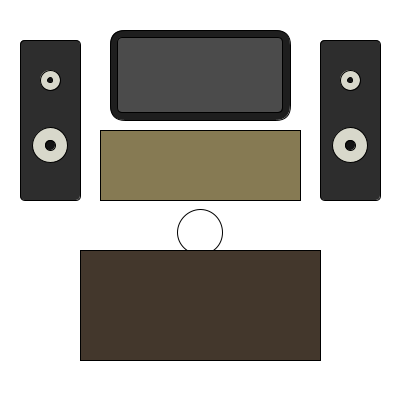
Frame 1 (no input)
Frame 60 (the mouse pressed at the canvas centre just before this capture): identical to frame 1, image omitted
Frame 120 (the mouse held since frame 60 and released just before this capture): identical to frame 1, image omitted

The Processing sketch that drew this single still picture (run headless with seeded random() and noise(); from frame 60 on, the mouse is pressed at the canvas centre):

// Processing sketch: processing_132049
// ── processing_132049.pde

void setup(){
  size (400,400);
}

int R = 75; // grey off tv screen
int G = 75;
int B = 75;

int xPos = 200; // Person starting x pos.
int yPos = 232; // Person starting y pos.

void draw(){
  background(255); 
  
  fill(45);
  rect(20, 40, 60, 160, 5); //left speaker
  fill(216, 216, 203);
  ellipse(50, 80, 20, 20); // Tweeter
  ellipse(50, 145, 35, 35); //Woofer
  fill(20);
  ellipse(50, 145, 10, 10); // small woofer
  ellipse(50, 80, 5, 5); // small tweeter
  
  fill(45);
  rect(320, 40, 60, 160, 5); //right speaker
  fill(216, 216, 203);
  ellipse(350, 80, 20, 20); // tweeter
  ellipse(350, 145, 35, 35); //woofer
  fill(20);
  ellipse(350, 145, 10, 10); //small woofer
  ellipse(350, 80, 5, 5); // small tweeter
  
  
  fill(30);
  rect(110, 30, 180, 90, 15); // tv
  fill(R, G, B); 
  rect(117, 37, 165, 75, 5); //screen
  
  fill(134, 122, 83);
  rect(100, 130, 200, 70, 0); // tv stand
  
  fill(255);
  ellipse(xPos, yPos, 45, 45);// person
  
  fill(67, 55,44);
  rect(80, 250, 240, 110);// couch
}

void mouseClicked() { //TV changes to random colors when clicked
  if (R == 75 && G == 75 && B == 75) {
    R = (int)random(255); // sets random Red value
    G = (int)random(255); // sets random Green value
    B = (int)random(255); // sets random Blue value
  } else {
    R = 75;
    G = 75;
    B = 75;
  }
}

void keyPressed() {  // moves person left & right on couch
  if (key == CODED) {
    if (keyCode == LEFT) {
      if (xPos > 100) {    //stops person from moving left off couch
        xPos = xPos - 2; // moves person two pixels left per press
      } 
    }
    if (keyCode == RIGHT) { 
      if (xPos < 300) { //stops person from moving right off couch
        xPos = xPos + 2; // moves person two pixels right per press
      }
    }
  }
}
